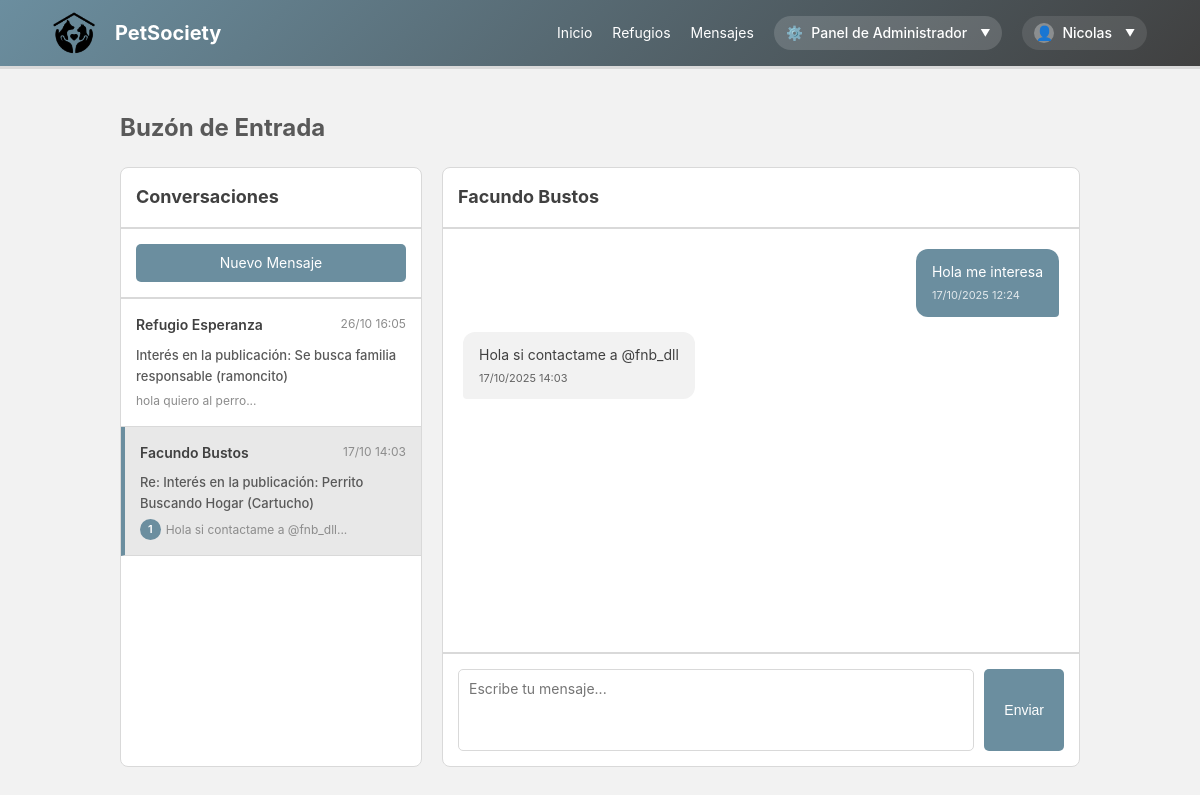
/buzon.php?conversacion=1 (signed in), run on the app's committed database.
### tables this page shows
CREATE TABLE `mensajes` (
  `id_mensaje` int(11) NOT NULL,
  `id_remitente` int(11) NOT NULL,
  `id_destinatario` int(11) NOT NULL,
  `asunto` varchar(255) DEFAULT NULL,
  `contenido` text NOT NULL,
  `fecha_envio` timestamp NOT NULL DEFAULT current_timestamp() COMMENT 'Fecha y hora de envío del mensaje (automática)',
  `leido` tinyint(1) NOT NULL DEFAULT 0
);

CREATE TABLE `usuarios` (
  `id_usuario` int(11) NOT NULL,
  `dni` varchar(15) NOT NULL COMMENT 'Documento Nacional de Identidad, debe ser único',
  `nombre` varchar(100) NOT NULL,
  `email` varchar(100) NOT NULL,
  `password_hash` varchar(255) NOT NULL COMMENT 'Hash de la contraseña del usuario (usar bcrypt o Argon2)',
  `reset_token` varchar(255) DEFAULT NULL,
  `token_expiry` timestamp NULL DEFAULT NULL,
  `telefono` varchar(15) DEFAULT NULL,
  `direccion` varchar(255) DEFAULT NULL,
  `es_refugio` tinyint(1) NOT NULL DEFAULT 0 COMMENT 'TRUE si es un refugio, FALSE si es particular',
  `is_admin` tinyint(1) NOT NULL DEFAULT 0 COMMENT '1 si es super admin, 0 si no lo es',
  `descripcion` text DEFAULT NULL,
  `fecha_registro` timestamp NOT NULL DEFAULT current_timestamp() COMMENT 'Fecha y hora de registro de la cuenta (automática)'
);

### buzon.php (the view, shortened to what this page needs)
<?php
require_once "config.php";
$id_usuario_actual = $_SESSION['id_usuario'];
$conversacion_id = isset($_GET['conversacion']) ? intval($_GET['conversacion']) : null;
$sql = "SELECT
    m.id_remitente,
    m.id_destinatario,
    m.asunto,
    m.contenido,
    m.fecha_envio,
    m.leido,
    remitente.nombre AS nombre_remitente,
    destinatario.nombre AS nombre_destinatario
FROM mensajes m
JOIN usuarios remitente ON m.id_remitente = remitente.id_usuario
JOIN usuarios destinatario ON m.id_destinatario = destinatario.id_usuario
WHERE m.id_remitente = ? OR m.id_destinatario = ?
ORDER BY m.fecha_envio DESC";
$todos_mensajes = [];
if ($stmt = $conexion->prepare($sql)) {
    $stmt->bind_param("ii", $id_usuario_actual, $id_usuario_actual);
    $stmt->execute();
    $result = $stmt->get_result();
    while ($row = $result->fetch_assoc()) {
        $todos_mensajes[] = $row;
    }
}
$conversaciones_map = [];
foreach ($todos_mensajes as $msg) {
    if ($msg['id_remitente'] == $id_usuario_actual) {
        $otro_usuario_id = $msg['id_destinatario'];
        $otro_usuario_nombre = $msg['nombre_destinatario'];
    } else {
        $otro_usuario_id = $msg['id_remitente'];
        $otro_usuario_nombre = $msg['nombre_remitente'];
    }
    if (!isset($conversaciones_map[$otro_usuario_id])) {
        $conversaciones_map[$otro_usuario_id] = [
            'otro_usuario_id' => $otro_usuario_id,
            'otro_usuario_nombre' => $otro_usuario_nombre,
            'ultimo_mensaje' => $msg['contenido'],
            'ultima_fecha' => $msg['fecha_envio'],
            'asunto' => $msg['asunto'],
            'no_leidos' => 0
        ];
    }
    if ($msg['id_destinatario'] == $id_usuario_actual && $msg['leido'] == 0) {
        $conversaciones_map[$otro_usuario_id]['no_leidos']++;
    }
}
$conversaciones = array_values($conversaciones_map);
usort($conversaciones, function($a, $b) {
    return strtotime($b['ultima_fecha']) - strtotime($a['ultima_fecha']);
});
$mensajes_conversacion = [];
if ($conversacion_id) {
    $sql_mensajes = "SELECT
        m.id_mensaje,
        m.id_remitente,
        m.id_destinatario,
        m.asunto,
        m.contenido,
        m.fecha_envio,
        m.leido,
        u_rem.nombre AS nombre_remitente,
        u_dest.nombre AS nombre_destinatario
    FROM mensajes m
    JOIN usuarios u_rem ON m.id_remitente = u_rem.id_usuario
    JOIN usuarios u_dest ON m.id_destinatario = u_dest.id_usuario
    WHERE (m.id_remitente = ? AND m.id_destinatario = ?)
       OR (m.id_remitente = ? AND m.id_destinatario = ?)
    ORDER BY m.fecha_envio ASC";
    if ($stmt = $conexion->prepare($sql_mensajes)) {
        $stmt->bind_param("iiii", $id_usuario_actual, $conversacion_id, $conversacion_id, $id_usuario_actual);
        $stmt->execute();
        $result = $stmt->get_result();
        while ($row = $result->fetch_assoc()) {
            $mensajes_conversacion[] = $row;
        }
    }
}
$otro_usuario_nombre = '';
if ($conversacion_id && !empty($mensajes_conversacion)) {
    $primer_mensaje = $mensajes_conversacion[0];
    $otro_usuario_nombre = ($primer_mensaje['id_remitente'] == $id_usuario_actual)
        ? $primer_mensaje['nombre_destinatario']
        : $primer_mensaje['nombre_remitente'];
}
?>
<!DOCTYPE html>
<html lang="es">
<head>
    <link rel="stylesheet" href="estilos.css">
    <?php if (isset($_SESSION['is_admin']) && $_SESSION['is_admin'] == 1): ?>
        <link rel="stylesheet" href="admin/admin.css">
    <?php endif; ?>
</head>
<body>
    <header>
        <div class="container">
            <div id="branding">
                <h1><a href="index.php"><img src="img/logo1.png" alt="PetSociety Logo" class="header-logo"></a><a href="index.php">PetSociety</a></h1>
            </div>
            <nav>
                <ul class="nav-menu">
                    <?php if (isset($_SESSION["loggedin"]) && $_SESSION["loggedin"] === true): ?>
                        <li><a href="index.php">Inicio</a></li>
                        <li><a href="refugios.php">Refugios</a></li>
                        <li><a href="buzon.php">Mensajes</a></li>
                        <?php if (isset($_SESSION['is_admin']) && $_SESSION['is_admin'] == 1): ?>
                            <li class="admin-panel-dropdown">
                                <span class="admin-panel-trigger">Panel de Administrador</span>
                            </li>
                        <?php endif; ?>
                    <?php else: ?>
                        <li><a href="login.php">Iniciar Sesión</a></li>
                        <li><a href="registro.php">Registrarse</a></li>
                        <li><a href="refugios.php">Refugios</a></li>
                    <?php endif; ?>
                    <?php if (isset($_SESSION["loggedin"]) && $_SESSION["loggedin"] === true): ?>
                        <li class="user-menu mobile-user-menu">
                            <span class="user-menu-trigger">
                                <span class="user-icon"></span>
                                <span class="user-name"><?php echo htmlspecialchars($_SESSION["nombre"]); ?></span>
                            </span>
                        </li>
                    <?php endif; ?>
                </ul>
            </nav>
        </div>
    </header>
    <div class="container">
        <h2>Buzón de Entrada</h2>
        <div class="messaging-container">
            <div class="conversations-list">
                <h3>Conversaciones</h3>
                <div style="padding: 15px; border-bottom: 2px solid #D9D9D9;">
                    <a href="index.php" class="new-message-btn" style="display: block; text-align: center;">Nuevo Mensaje</a>
                </div>
                <?php if (!empty($conversaciones)): ?>
                    <?php foreach ($conversaciones as $conv): ?>
                        <div class="conversation-item <?php echo ($conversacion_id == $conv['otro_usuario_id']) ? 'active' : ''; ?>"
                             onclick="window.location.href='buzon.php?conversacion=<?php echo $conv['otro_usuario_id']; ?>'">
                            <div class="conversation-header">
                                <span class="conversation-name"><?php echo htmlspecialchars($conv['otro_usuario_nombre']); ?></span>
                                <span class="conversation-time"><?php echo date("d/m H:i", strtotime($conv['ultima_fecha'])); ?></span>
                            </div>
                            <div class="conversation-subject"><?php echo htmlspecialchars($conv['asunto']); ?></div>
                            <div class="conversation-preview">
                                <?php if ($conv['no_leidos'] > 0): ?>
                                    <span class="unread-badge"><?php echo $conv['no_leidos']; ?></span>
                                <?php endif; ?>
                                <span><?php echo htmlspecialchars(mb_substr($conv['ultimo_mensaje'], 0, 50)); ?>...</span>
                            </div>
                        </div>
                    <?php endforeach; ?>
                <?php else: ?>
                    <div class="empty-state" style="padding: 20px; text-align: center; color: #8C8C8C;">
                        <p>No tienes conversaciones aún</p>
                    </div>
                <?php endif; ?>
            </div>
            <div class="messages-view <?php echo empty($mensajes_conversacion) ? 'empty' : ''; ?>">
                <?php if ($conversacion_id && !empty($mensajes_conversacion)): ?>
                    <div class="messages-header">
                        <h3><?php echo htmlspecialchars($otro_usuario_nombre); ?></h3>
                    </div>
                    <div class="messages-area">
                        <?php foreach ($mensajes_conversacion as $msg): ?>
                            <div class="message <?php echo ($msg['id_remitente'] == $id_usuario_actual) ? 'sent' : 'received'; ?>">
                                <div class="message-content"><?php echo nl2br(htmlspecialchars($msg['contenido'])); ?></div>
                                <div class="message-meta">
                                    <?php echo date("d/m/Y H:i", strtotime($msg['fecha_envio'])); ?>
                                </div>
                            </div>
                        <?php endforeach; ?>
                    </div>
                    <div class="message-form">
                        <form action="procesar_mensaje.php" method="post">
                            <textarea name="contenido" placeholder="Escribe tu mensaje..." required></textarea>
                            <button type="submit" class="send-btn">Enviar</button>
                        </form>
                    </div>
                <?php endif; ?>
            </div>
        </div>
    </div>
</body>
</html>

### estilos.css (style rules this page uses)
body { font-family: "Inter", -apple-system, BlinkMacSystemFont, "Segoe UI", sans-serif; background-color: #f2f2f2; color: #595959; margin: 0; padding: 0; line-height: 1.6; }
.container { width: 80%; margin: auto; overflow: hidden; padding: 20px 0; }
header { background: linear-gradient(135deg, #6b8e9f 0%, #404040 100%); color: #ffffff; padding: 0.75rem 0; border-bottom: #d9d9d9 3px solid; position: relative; z-index: 100; overflow: visible; padding-left: 2%; padding-right: 2%; }
header a { color: #ffffff; text-decoration: none; text-transform: capitalize; font-size: 14px; }
header .container { display: flex; justify-content: space-between; align-items: center; width: 95%; max-width: 100%; margin: 0 auto; padding: 0 2%; position: relative; overflow: visible; }
header #branding h1 { margin: 0; display: flex; align-items: center; gap: 10px; }
header #branding h1 a { display: flex; align-items: center; text-transform: none; font-size: 20px; font-weight: bold; }
header nav { position: relative; z-index: 101; overflow: visible; }
header nav ul.nav-menu { padding: 0; margin: 0; list-style: none; display: flex; align-items: center; gap: 20px; }
header nav ul.nav-menu li { display: inline; margin-left: 0; position: relative; }
header nav ul.nav-menu li.user-menu { position: relative; z-index: 102; }
header nav ul.nav-menu li.user-menu .user-menu-trigger { cursor: pointer; display: inline-flex; align-items: center; gap: 8px; padding: 6px 12px; border-radius: 20px; background-color: rgba(255, 255, 255, 0.1); transition: all 0.3s ease; }
header nav ul.nav-menu li.user-menu .user-menu-trigger .user-icon { width: 20px; height: 20px; border-radius: 50%; background-color: rgba(255, 255, 255, 0.3); display: flex; align-items: center; justify-content: center; font-size: 12px; }
header nav ul li.user-menu .user-menu-trigger .user-icon::before { content: "👤"; font-size: 14px; }
header nav ul li.user-menu .user-menu-trigger .user-name { font-weight: 500; font-size: 14px; }
header nav ul li.user-menu .user-menu-trigger::after { content: "▼"; font-size: 10px; margin-left: 5px; transition: transform 0.3s ease; }
.header-logo { height: 42px; width: auto; margin-right: 10px; vertical-align: middle; cursor: pointer; transition: opacity 0.3s ease; }
header #branding h1 { margin: 0; display: flex; align-items: center; }

### admin/admin.css (style rules this page uses)
.admin-panel-dropdown { position: relative; z-index: 102; }
.admin-panel-trigger { cursor: pointer; display: inline-flex; align-items: center; gap: 8px; padding: 6px 12px; border-radius: 20px; background-color: rgba(255, 255, 255, 0.15); transition: all 0.3s ease; color: #ffffff; text-decoration: none; font-size: 14px; font-weight: 500; }
.admin-panel-trigger::before { content: "⚙️"; font-size: 14px; }
.admin-panel-trigger::after { content: "▼"; font-size: 10px; margin-left: 5px; transition: transform 0.3s ease; }

### data on the page
mensajes: id_destinatario.nombre "Refugio Esperanza", fecha_envio "26/10 16:05", asunto "Interés en la publicación: Se busca familia responsable (ramoncito)", contenido "hola quiero al perro"
usuarios: nombre "Facundo Bustos"
mensajes: contenido "Hola me interesa", fecha_envio "17/10/2025 12:24"
mensajes: contenido "Hola si contactame a @fnb_dll", fecha_envio "17/10/2025 14:03"

### other printed values
$_SESSION["nombre"] "Nicolas"
$conv['otro_usuario_nombre'] "Facundo Bustos"
date("d/m H:i", strtotime($conv['ultima_fecha'])) "17/10 14:03"
$conv['asunto'] "Re: Interés en la publicación: Perrito Buscando Hogar (Cartucho)"
$conv['no_leidos'] "1"
mb_substr($conv['ultimo_mensaje'], 0, 50) "Hola si contactame a @fnb_dll"
